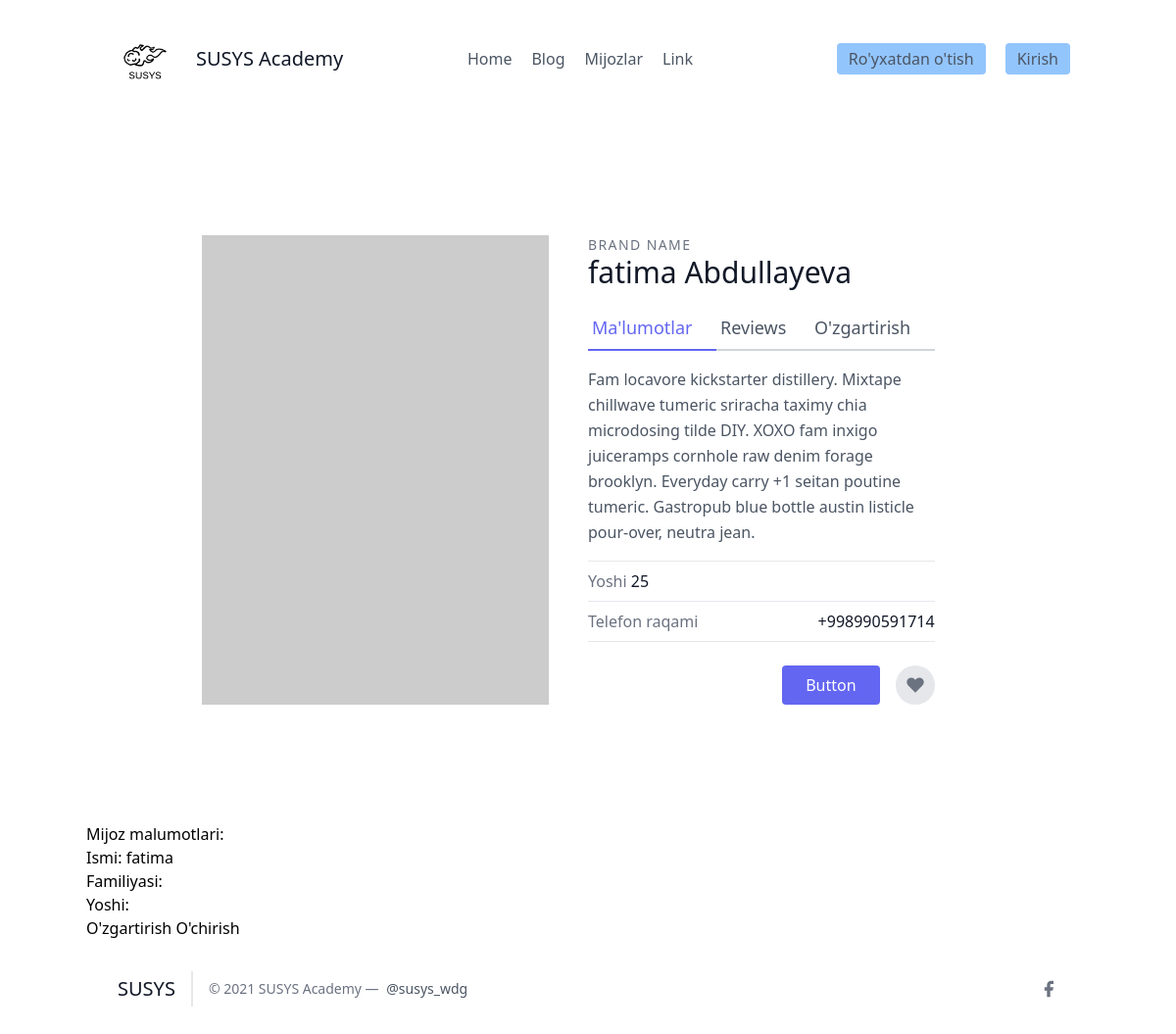
Before: /leads/12/ with the older database file.
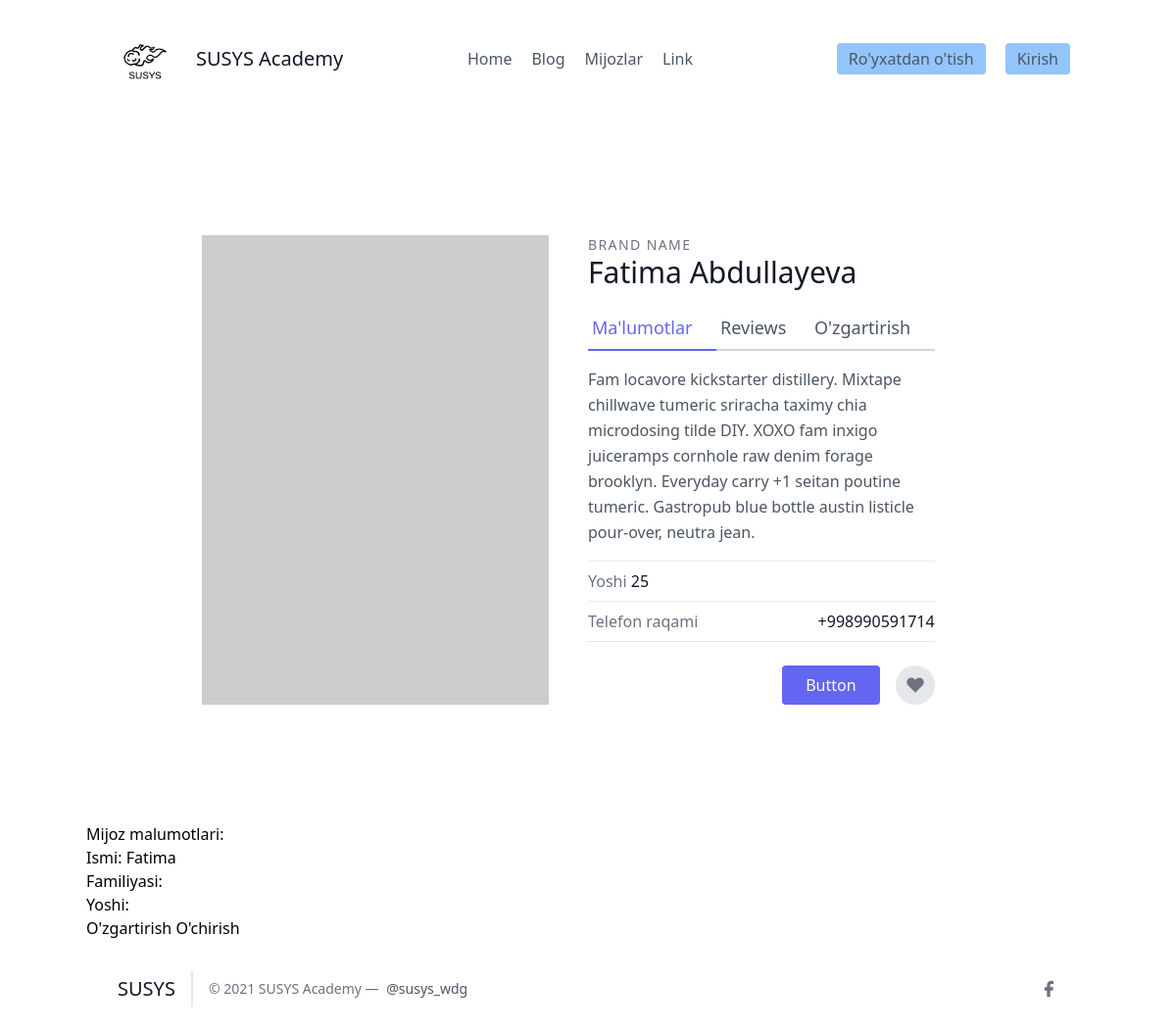
After: the same page with the newer database file.
### leads/models.py (models this page shows, shortened)
class Lead(models.Model):
    ismi = models.CharField(max_length=20)
    familyasi = models.CharField(max_length=20)
    yoshi = models.IntegerField(default=0)
    agent = models.ForeignKey("Agent", blank = True, on_delete=models.CASCADE)

### leads/views.py (the view)
# urls.py: path('<int:pk>/', LeadDetailView.as_view(), name = "detallar"),
class LeadDetailView(DetailView):
   template_name = "details.html"
   queryset =  models.Lead.objects.all()
   context_object_name = "lead"

### frontend/details.html (shortened to what this page needs)
{% extends 'base.html' %}
{% block content %}
    <section class="text-gray-600 body-font overflow-hidden">
    <div class="container px-5 py-24 mx-auto">
    <div class="lg:w-4/5 mx-auto flex flex-wrap">
        <img alt="ecommerce" class="lg:w-1/2 w-full lg:pr-10 lg:py-6 mb-6 lg:mb-0 object-cover object-center rounded" src="https://dummyimage.com/400x400">
      <div class="lg:w-1/2 w-full lg:pr-10 lg:py-6 mb-6 lg:mb-0">
        <h2 class="text-sm title-font text-gray-500 tracking-widest">BRAND NAME</h2>
        <h1 class="text-gray-900 text-3xl title-font font-medium mb-4">{{ lead.ismi }} {{ lead.familyasi }}</h1>
        <div class="flex mb-4">
            <a href="{% url 'leads:detallar' lead.pk %}" class="flex-grow text-indigo-500 border-b-2 border-indigo-500 py-2 text-lg px-1">
                Ma'lumotlar
            </a>
            <a class="flex-grow border-b-2 border-gray-300 py-2 text-lg px-1">
                Reviews
            </a>
            <a href="{% url 'leads:update' lead.pk %}" class="flex-grow border-b-2 border-gray-300 py-2 text-lg px-1">
                O'zgartirish
            </a>
        </div>
        <p class="leading-relaxed mb-4">Fam locavore kickstarter distillery. Mixtape chillwave tumeric sriracha taximy chia microdosing tilde DIY. XOXO fam inxigo juiceramps cornhole raw denim forage brooklyn. Everyday carry +1 seitan poutine tumeric. Gastropub blue bottle austin listicle pour-over, neutra jean.</p>
        <div class="flex border-t border-gray-200 py-2">
          <span class="text-gray-500">Yoshi<pan>
          <span class="ml-auto text-gray-900">{{ lead.yoshi }}</span>
        </div>
        <div class="flex border-t border-b mb-6 border-gray-200 py-2">
          <span class="text-gray-500">Telefon raqami</span>
          <span class="ml-auto text-gray-900">+998990591714</span>
        </div>
        <div class="flex">
          <button class="flex ml-auto text-white bg-indigo-500 border-0 py-2 px-6 focus:outline-none hover:bg-indigo-600 rounded">Button</button>
          <button class="rounded-full w-10 h-10 bg-gray-200 p-0 border-0 inline-flex items-center justify-center text-gray-500 ml-4">
            <svg fill="currentColor" stroke-linecap="round" stroke-linejoin="round" stroke-width="2" class="w-5 h-5" viewBox="0 0 24 24">
              <path d="M20.84 4.61a5.5 5.5 0 00-7.78 0L12 5.67l-1.06-1.06a5.5 5.5 0 00-7.78 7.78l1.06 1.06L12 21.23l7.78-7.78 1.06-1.06a5.5 5.5 0 000-7.78z"></path>
            </svg>
          </button>
        </div>
      </div>
    </div>
    </div>
    </section>
    <h1>Mijoz malumotlari:<h1>
    <h2>Ismi: {{ lead.ismi }}<h2>
    <h2>Familiyasi: {{ lead.familiyasi }}<h2>
    <h2>Yoshi: <h2>
    <a >O'zgartirish</a>
    <a href="{% url 'leads:delete' lead.pk %}">O'chirish</a>
{% endblock %}

Changed rows visible on the page:
changed Lead "Abdullayeva": ismi "fatima" → "Fatima"
